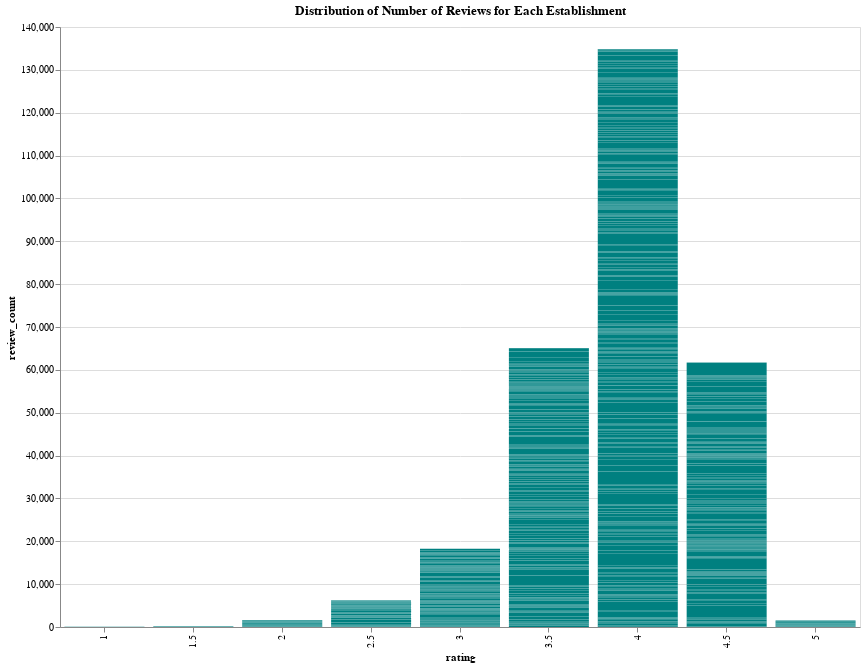

Here is the Vega-Lite specification saved for this chart:
### Vega-Lite specification from a JSON file in a GitHub repository (floating-point values rounded to 4 significant figures; data arrays with more than 128 entries replaced by an {"elided": "..."} marker saying what was removed)
{"config": {"view": {"continuousWidth": 400, "continuousHeight": 300}}, "data": {"name": "data-c1e6fd075fed41807cd09dfbe29bea1f"}, "mark": {"type": "bar", "color": "teal"}, "encoding": {"x": {"type": "ordinal", "field": "rating"}, "y": {"type": "quantitative", "field": "review_count"}}, "height": 600, "title": "Distribution of Number of Reviews for Each Establishment", "width": 800, "$schema": "https://vega.github.io/schema/vega-lite/v4.8.1.json", "datasets": {"data-c1e6fd075fed41807cd09dfbe29bea1f": {"elided": "1877 records"}}}
